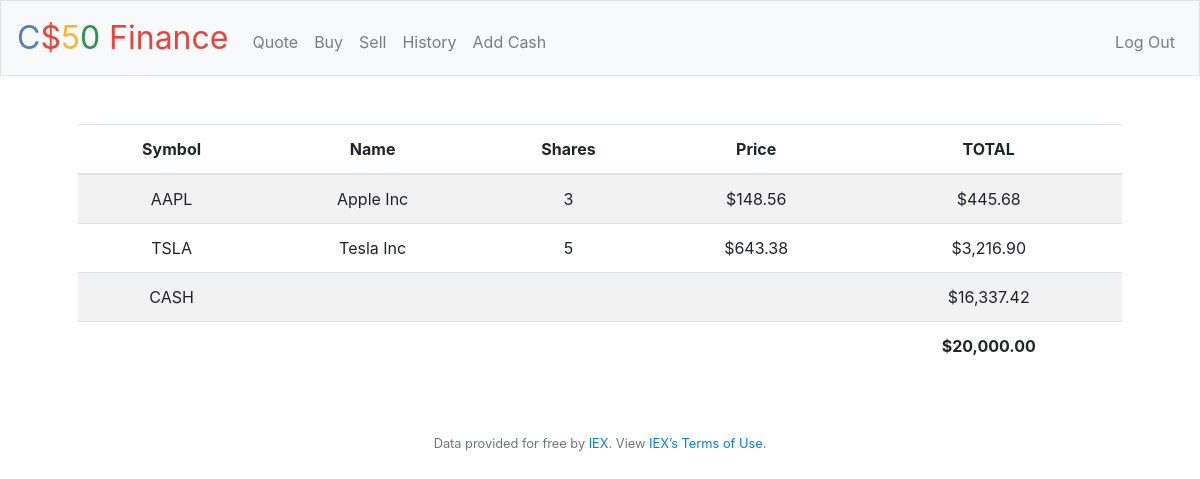
The page / (signed in) on the database its author committed.
### tables this page shows
CREATE TABLE transactions (
 id INTEGER PRIMARY KEY AUTOINCREMENT, 
 user_id INTEGER NOT NULL,
 name TEXT NOT NULL,
 shares INTEGER NOT NULL,
 price NUMERIC NOT NULL,
 type TEXT NOT NULL,
 symbol TEXT NOT NULL,
 time TIMESTAMP DEFAULT CURRENT_TIMESTAMP, 
 FOREIGN KEY(user_id) REFERENCES users(id)
);

CREATE TABLE users (id INTEGER, username TEXT NOT NULL, hash TEXT NOT NULL, cash NUMERIC NOT NULL DEFAULT 10000.00, PRIMARY KEY(id));

### application.py (the view)
@app.route("/")
@login_required
def index():
    user_id = session["user_id"]
    stocks = db.execute(
        "SELECT symbol, name, price, SUM(shares) AS total_shares FROM transactions WHERE user_id = ? GROUP BY symbol", user_id)
    cash = db.execute("SELECT cash FROM users WHERE id = ?", user_id)[0]["cash"]
    total = cash
    for stock in stocks:
        total += stock["price"] * stock["total_shares"]
    return render_template("index.html", stocks=stocks, cash=cash, usd_function=usd, total=total)

### application.py (called while the page is built)
@app.after_request
def after_request(response):
    response.headers["Cache-Control"] = "no-cache, no-store, must-revalidate"
    response.headers["Expires"] = 0
    response.headers["Pragma"] = "no-cache"
    return response

### helpers.py (called while the page is built)
def login_required(f):
    @wraps(f)
    def decorated_function(*args, **kwargs):
        if session.get("user_id") is None:
            return redirect("/login")
        return f(*args, **kwargs)
    return decorated_function

def usd(value):
    return f"${value:,.2f}"

### templates/index.html (shortened to what this page needs)
{% extends "layout.html" %}
{% block main %}
<table class = "table table-striped">
    <thead>
        <tr>
            <th>Symbol</th>
            <th>Name</th>
            <th>Shares</th>
            <th>Price</th>
            <th>TOTAL</th>
        </tr>
    </thead>
    <tbody>
        {% for stock in stocks %}
        <tr>
            <td> {{ stock["symbol"] }} </td>
            <td> {{ stock["name"] }} </td>
            <td> {{ stock["total_shares"] }} </td>
            <td> {{ usd_function(stock["price"]) }} </td>
            <td> {{ usd_function(stock["total_shares"] * stock["price"]) }} </td>
        </tr>
        {% endfor %}
        <tr>
            <td>CASH</td>
            <td colspan = "3"></td>
            <td> {{ usd_function(cash) }} </td>
        </tr>
    </tbody>
    <tfoot>
        <td colspan = "4"></td>
        <td> <strong> {{ usd_function(total) }} </strong> </td>
    </tfoot>
</table>
{% endblock %}

### rows shown on the page
transactions: symbol "TSLA", name "Tesla Inc", total_shares "5", price "$643.38", total_shares "$3,216.90"
users: cash "$16,337.42"

### other values the page prints
{{ stock["symbol"] }} "AAPL"
{{ stock["name"] }} "Apple Inc"
{{ stock["total_shares"] }} "3"
{{ usd_function(stock["price"]) }} "$148.56"
{{ usd_function(stock["total_shares"] * stock["price"]) }} "$445.68"
{{ usd_function(total) }} "$20,000.00"
